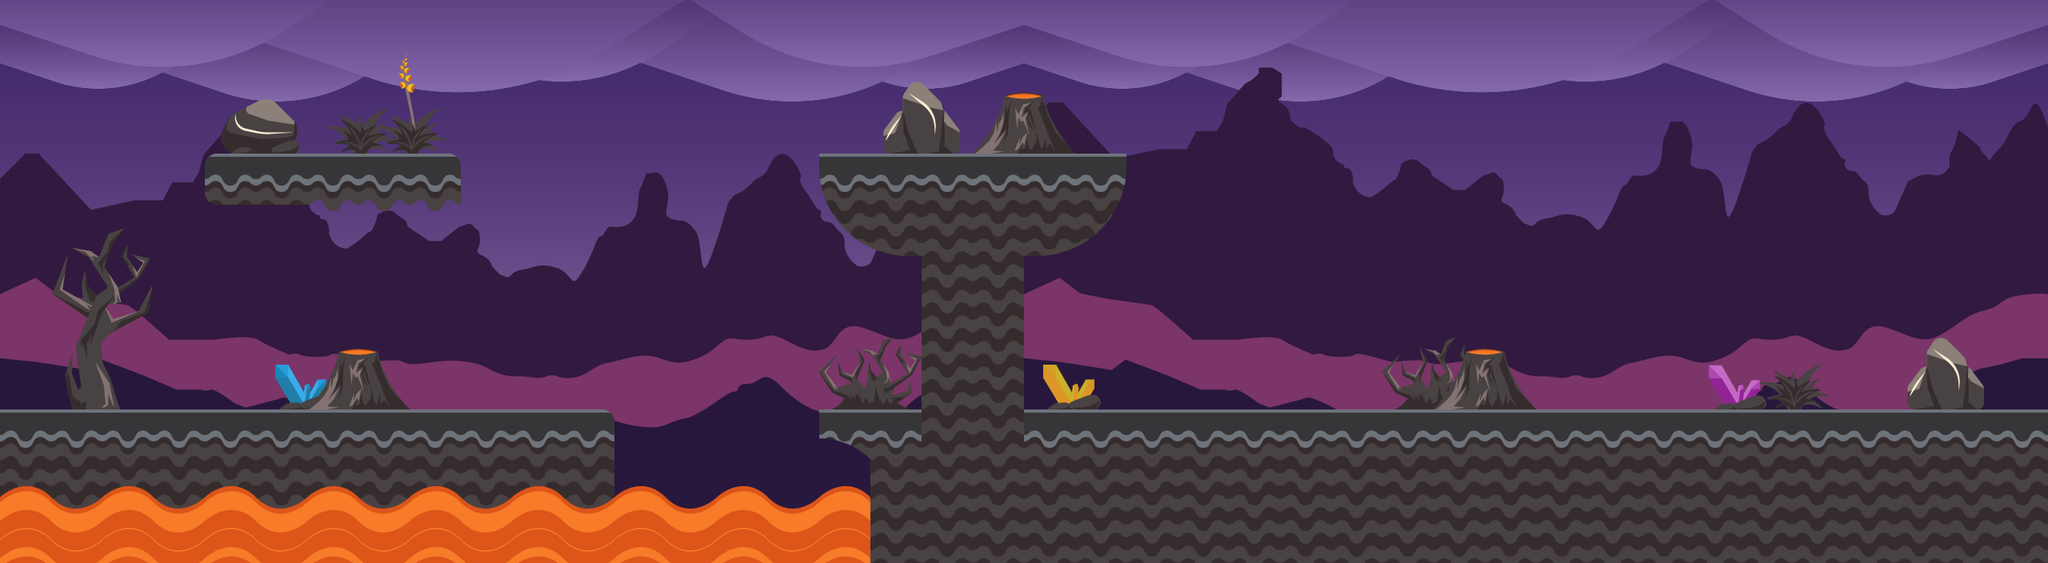

The image is a tile-based game level rendered from a .tmx file. Its description and source (layers, tilesets, objects; grid data summarised) follow:
An orthogonal 40x11 tile map with 64x64 px tiles, 8 tile layers (Cielo, Nube, Fondo 3, Fondo 1, ...), 2 tilesets.

<map version="1.5" tiledversion="1.7.2" orientation="orthogonal" renderorder="right-down" width="40" height="11" tilewidth="64" tileheight="64" infinite="0" nextlayerid="16" nextobjectid="1">
 <tileset firstgid="1" source="Volcano.tsx" />
 <tileset firstgid="119" source="Volcano BG.tsx" />
 <layer id="14" name="Cielo" width="40" height="11">
  <data>[440 cells, 2 non-empty, 1 distinct tile ids]</data>
 </layer>
 <layer id="13" name="Nube" width="40" height="11">
  <data>[440 cells, 2 non-empty, 1 distinct tile ids]</data>
 </layer>
 <layer id="12" name="Fondo 3" width="40" height="11">
  <data>[440 cells, 2 non-empty, 1 distinct tile ids]</data>
 </layer>
 <layer id="10" name="Fondo 1" width="40" height="11">
  <data>[440 cells, 2 non-empty, 1 distinct tile ids]</data>
 </layer>
 <layer id="11" name="Fondo 2" width="40" height="11">
  <data>[440 cells, 2 non-empty, 1 distinct tile ids]</data>
 </layer>
 <layer id="15" name="Camino Adornos" width="40" height="11">
  <data>[440 cells, 15 non-empty, 10 distinct tile ids]</data>
 </layer>
 <layer id="9" name="Camino" width="40" height="11">
  <data>[440 cells, 36 non-empty, 9 distinct tile ids]</data>
 </layer>
 <layer id="7" name="Lava" width="40" height="11">
  <data>[440 cells, 10 non-empty, 2 distinct tile ids]</data>
 </layer>
</map>
